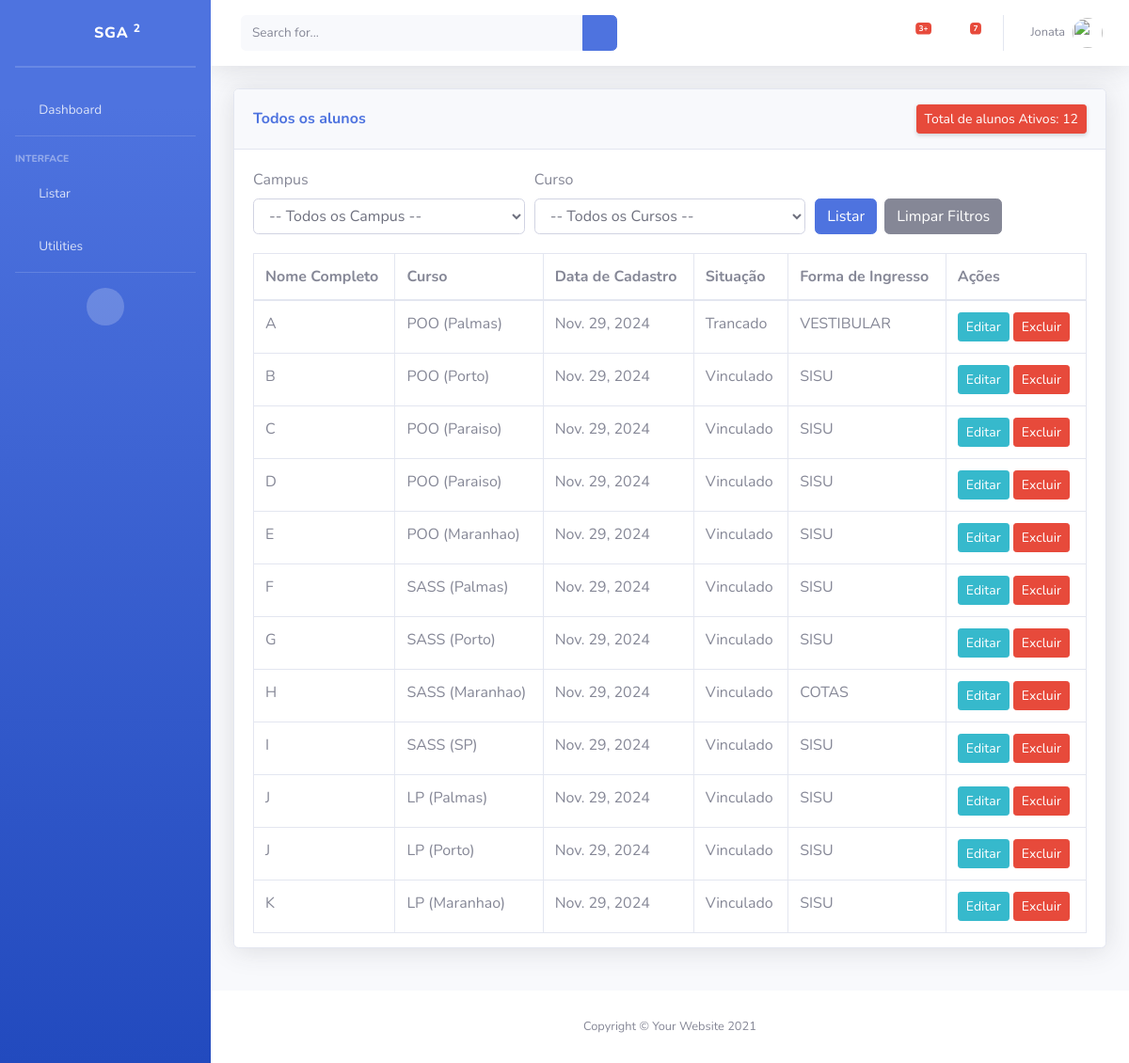
/alunos/, run on an earlier commit of the app's database.
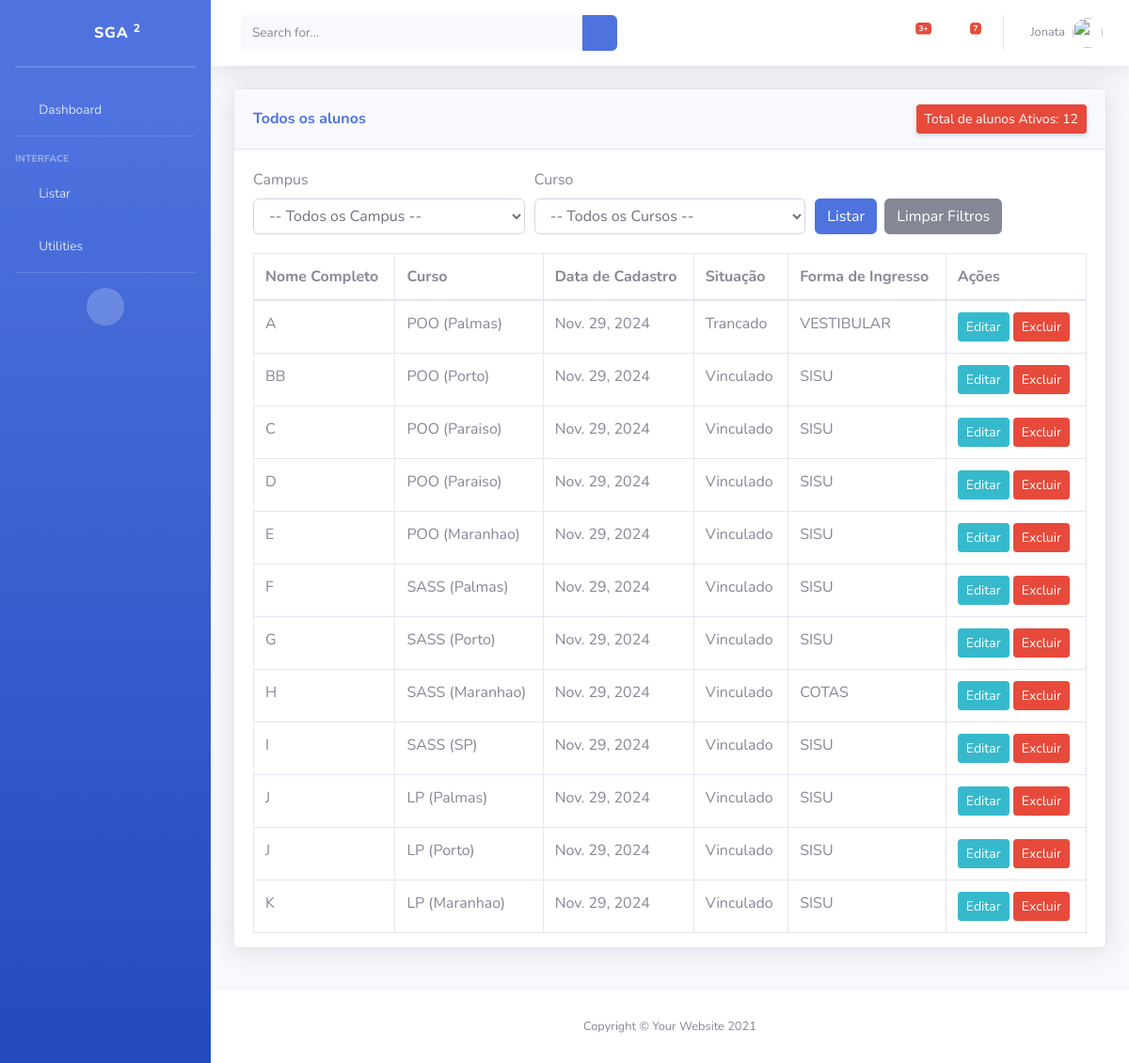
And on a later commit of the database.
### piloto/models/Aluno.py (models this page shows, shortened)
class Aluno(models.Model):
    nomeCompleto = models.CharField('Nome completo', max_length=500, help_text='')
    cpf = models.CharField('CPF', max_length=11, unique=True, help_text='')
    matricula = models.CharField('Matricula', max_length=10, unique=True, editable=False)
    curso = models.ForeignKey(Curso, verbose_name="Curso", on_delete=models.PROTECT)
    dataNascimento = models.DateField("Data de nascimento", null=True, blank=True)
    foto = models.ImageField("Foto Aluno", upload_to='alunos_fotos/', blank=True, null=True)
    formaIngresso = models.ForeignKey(FormaIngresso, verbose_name="Forma de Ingresso", on_delete=models.PROTECT)
    situacao = models.ForeignKey(Situacao, verbose_name="Situação", on_delete=models.PROTECT, default=lambda: Situacao.objects.get(nome="Vinculado"))
    dataCadastro = models.DateField('data de cadastro', default=date.today)
    dataUpdate = models.DateTimeField('Ultima atualização', auto_now=True)
    ativo = models.BooleanField("Aluno vinculado na instituição?", default=True)
    class Meta:
        verbose_name = "Aluno"
        verbose_name_plural = "Alunos"

### piloto/models/Curso.py (models this page shows)
class Curso(models.Model):
    nome = models.CharField("Nome do Curso", max_length=100)
    campus = models.ForeignKey(Campus, verbose_name="Campus", on_delete=models.PROTECT)
    class Meta:
        verbose_name = "Curso"
        verbose_name_plural = "Cursos"
    def __str__(self):
        return f"{self.nome} ({self.campus.nome})"

### piloto/models/Campus.py (models this page shows, shortened)
class Campus(models.Model):
    nome = models.CharField("Nome do Campus", max_length=100, unique=True)
    class Meta:
        verbose_name = "Campus"
        verbose_name_plural = "Campi"

### piloto/models/Situacao.py (models this page shows)
class Situacao(models.Model):
    nome = models.CharField("Nome Da Situacao", max_length=50)
    class Meta:
        verbose_name = "Situação"
        verbose_name_plural = "Situações"
    def __str__(self):
        return self.nome

### piloto/models/FomaIngresso.py (models this page shows)
class FormaIngresso(models.Model):
    nome = models.CharField("Forma de ingresso", max_length=50, unique=True)
    class Meta:
        verbose_name = "Ingresso"
        verbose_name_plural = "formaIngresso"
    def __str__(self):
        return self.nome

### piloto/views/ListaAlunosView.py (the view)
# urls.py: path('alunos/', ListaAlunosView.as_view(), name='listaAlunos'),
class ListaAlunosView(ListView):
    model = Aluno
    template_name = 'listas/ListarAlunos.html'
    context_object_name = 'alunos'
    def get_queryset(self):
        queryset = Aluno.objects.filter(ativo=True)  # Filtra apenas os alunos ativos
        campus_filter = self.request.GET.get('campus', '')  # Captura o filtro de campus
        curso_filter = self.request.GET.get('curso', '')  # Captura o filtro de curso
        if campus_filter:
            queryset = queryset.filter(curso__campus__id=campus_filter)
        if curso_filter:
            queryset = queryset.filter(curso__id=curso_filter)
        return queryset
    def get_context_data(self, **kwargs):
        context = super().get_context_data(**kwargs)
        context['campus_options'] = Campus.objects.all()  # Envia todos os campi
        context['curso_options'] = Curso.objects.all()  # Envia todos os cursos
        context['formas_ingresso'] = FormaIngresso.objects.all()
        context['situacao_option'] = Situacao.objects.all()
        context['campus_filter'] = self.request.GET.get('campus', '')  # Último valor de campus
        context['curso_filter'] = self.request.GET.get('curso', '')  # Último valor de curso
        context['total_ativo'] = Aluno.objects.filter(ativo=True).count()
        return context

### templates/listas/ListarAlunos.html (shortened to what this page needs)
{% extends 'Base.html' %}
{% load static %}
{% block content %}
<div class="container-fluid">
    <div class="card shadow mb-4">
        <div class="card-header py-3 d-flex align-items-center justify-content-between">
            <h6 class="m-0 font-weight-bold text-primary">Todos os alunos</h6>
            <a href="#" class="d-none d-sm-inline-block btn btn-sm btn-danger shadow-sm">
                Total de alunos Ativos: {{ total_ativo }}
            </a>
        </div>
        <div class="card-body" style="max-height: 75vh; overflow-y: auto;">
            <form method="GET" action="{% url 'listaAlunos' %}">
                <div class="form-row">
                    <div class="col">
                        <label for="campus">Campus</label>
                        <select class="form-control" name="campus" id="campus">
                            <option value="">-- Todos os Campus --</option>
                        </select>
                    </div>
                    <div class="col">
                        <label for="curso">Curso</label>
                        <select class="form-control" name="curso" id="curso">
                            <option value="">-- Todos os Cursos --</option>
                        </select>
                    </div>
                    <div class="col">
                        <button type="submit" class="btn btn-primary" style="margin-top: 32px;">Listar</button>
                        <a href="{% url 'listaAlunos' %}" class="btn btn-secondary" style="margin-top: 32px; margin-left: 4px;">Limpar Filtros</a>
                    </div>
                </div>
            </form>
            <div class="table-responsive" style="margin-top: 20px;">
                <table class="table table-bordered" id="dataTable" width="100%" cellspacing="0">
                    <thead>
                        <tr>
                            <th>Nome Completo</th>
                            <th>Curso</th>
                            <th>Data de Cadastro</th>
                            <th>Situação</th>
                            <th>Forma de Ingresso</th>
                            <th>Ações</th>
                        </tr>
                    </thead>
                    <tbody>
                        {% for aluno in alunos %}
                            <tr>
                                <td>{{ aluno.nomeCompleto }}</td>
                                <td>{{ aluno.curso }}</td>
                                <td>{{ aluno.dataCadastro }}</td>
                                <td>{{ aluno.situacao }}</td>
                                <td>{{ aluno.formaIngresso }}</td>
                                <td>
                                    <a href="{% url 'editarAluno' aluno.id %}" class="btn btn-info btn-sm">Editar</a>
                                    <a href="{% url 'excluirAluno' aluno.id %}" class="btn btn-danger btn-sm">Excluir</a>
                                </td>
                            </tr>
                        {% empty %}
                            <tr>
                                <td colspan="6" class="text-center">Nenhum aluno encontrado.</td>
                            </tr>
                        {% endfor %}
                    </tbody>
                </table>
            </div>
        </div>
    </div>
</div>
</div>
{% endblock %}

### templates/Base.html (shortened to what this page needs)
{% load static %}
<!DOCTYPE html>
<html lang="pt-br">
<head>
    <link href="{% static 'vendor/fontawesome-free/css/all.min.css' %}" rel="stylesheet" type="text/css">
    <link href="{% static 'css/sb-admin-2.min.css' %}" rel="stylesheet">
</head>
    <main>
        <body>
            <body id="page-top">
                <div id="wrapper">
                    <ul class="navbar-nav bg-gradient-primary sidebar sidebar-dark accordion" id="accordionSidebar">
                        <a class="sidebar-brand d-flex align-items-center justify-content-center" href="{% url 'Index' %}">
                            <div class="sidebar-brand-icon rotate-n-15">
                                <i class="fas fa-laugh-wink"></i>
                            </div>
                            <div class="sidebar-brand-text mx-3"> SGA <sup>2</sup></div>
                        </a>
                        <hr class="sidebar-divider my-0">
                        <hr class="sidebar-divider">
                        <li class="nav-item">
                            <a class="nav-link collapsed" href="{% url 'Index' %}">
                                <i class="fas fa-fw fa-cog"></i>
                                <span>Dashboard</span>
                            </a>
                        </li>
                        <hr class="sidebar-divider">
                        <div class="sidebar-heading">
                            Interface
                        </div>
                        <li class="nav-item">
                            <a class="nav-link collapsed" href="#" data-toggle="collapse" data-target="#collapseTwo"
                                aria-expanded="true" aria-controls="collapseTwo">
                                <i class="fas fa-fw fa-cog"></i>
                                <span>Listar</span>
                            </a>
                        </li>
                        <li class="nav-item">
                            <a class="nav-link collapsed" href="#" data-toggle="collapse" data-target="#collapseUtilities"
                                aria-expanded="true" aria-controls="collapseUtilities">
                                <i class="fas fa-fw fa-wrench"></i>
                                <span>Utilities</span>
                            </a>
                        </li>
                        <hr class="sidebar-divider d-none d-md-block">
                        <div class="text-center d-none d-md-inline">
                            <button class="rounded-circle border-0" id="sidebarToggle"></button>
                        </div>
                    </ul>
        <div id="content-wrapper" class="d-flex flex-column">
            <div id="content">
                <nav class="navbar navbar-expand navbar-light bg-white topbar mb-4 static-top shadow">
                    <form
                        class="d-none d-sm-inline-block form-inline mr-auto ml-md-3 my-2 my-md-0 mw-100 navbar-search">
                        <div class="input-group">
                            <input type="text" class="form-control bg-light border-0 small" placeholder="Search for..."
                                aria-label="Search" aria-describedby="basic-addon2">
                            <div class="input-group-append">
                                <button class="btn btn-primary" type="button">
                                    <i class="fas fa-search fa-sm"></i>
                                </button>
                            </div>
                        </div>
                    </form>
                    <ul class="navbar-nav ml-auto">
                        <li class="nav-item dropdown no-arrow mx-1">
                            <a class="nav-link dropdown-toggle" href="#" id="alertsDropdown" role="button"
                                data-toggle="dropdown" aria-haspopup="true" aria-expanded="false">
                                <i class="fas fa-bell fa-fw"></i>
                                <span class="badge badge-danger badge-counter">3+</span>
                            </a>
                        </li>
                        <li class="nav-item dropdown no-arrow mx-1">
                            <a class="nav-link dropdown-toggle" href="#" id="messagesDropdown" role="button"
                                data-toggle="dropdown" aria-haspopup="true" aria-expanded="false">
                                <i class="fas fa-envelope fa-fw"></i>
                                <span class="badge badge-danger badge-counter">7</span>
                            </a>
                        </li>
                        <li class="nav-item dropdown no-arrow">
                            <a class="nav-link dropdown-toggle" href="#" id="userDropdown" role="button"
                                data-toggle="dropdown" aria-haspopup="true" aria-expanded="false">
                                <span class="mr-2 d-none d-lg-inline text-gray-600 small">Jonata</span>
                                <img class="img-profile rounded-circle"
                                src="{% static 'img/undraw_profile.svg' %}">
                            </a>
                        </li>
                    </ul>
                </nav>
            {% block content %}{% endblock %}
            <footer class="sticky-footer bg-white">
                <div class="container my-auto">
                    <div class="copyright text-center my-auto">
                        <span>Copyright &copy; Your Website 2021</span>
                    </div>
                </div>
            </footer>
        </body>
    </main>
</body>
</html>

What changed in the data, as far as the page shows it:
changed Aluno "POO (Porto)": nomeCompleto "B" → "BB"
